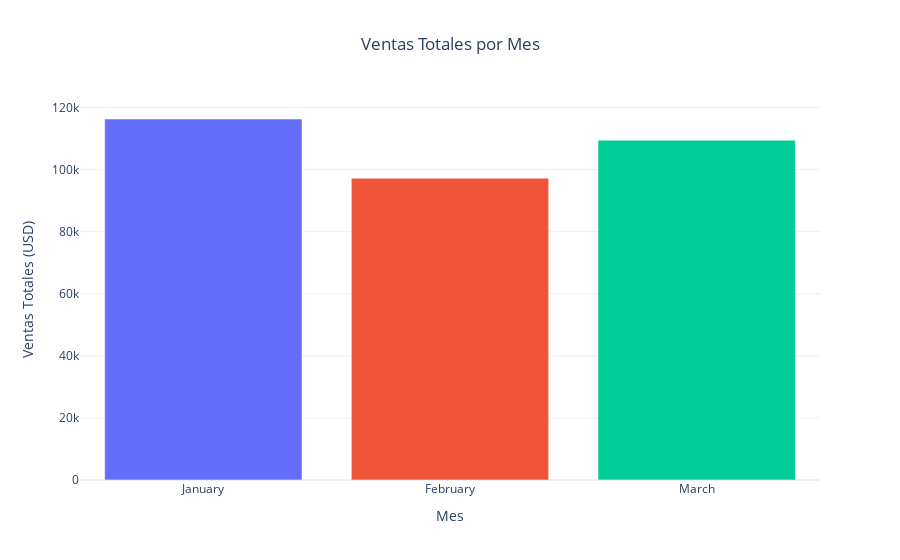

The notebook cell this image was saved under:
### Markdown cell above
El gráfico muestra las ventas totales (`Total`) agrupadas por día (`Date`) a lo largo del primer trimestre de 2019. A partir de la visualización, se pueden destacar los siguiente elementos importantes.

**Alta variabilidad diaria de las ventas:**

Es posible evidenciar que existe una fuerte fluctuación en las ventas diarias. Se pueden visualizar dias con ingresos de 934 USD y otros que superan los 7.400 USD, lo que indica un comportamiento volátil en las ventas totales.

**Sin una tendencia clara de crecimiento o decrecimiento:**

No se identifica una tendencia lineal ascendente o descendente a lo largo del tiempo. Las ventas suben y bajan de forma irregular, lo que genera un cierto nivel de incertidumbre respecto a futuras proyecciones que se podrian realizar.

**Maximos específicos:**

Se identifican ciertos días con niveles de venta significativamente superiores al promedio, lo cual podría estar asociado a campañas promocionales, aumento temporal en la demanda o actividades comerciales extraordinarias.

**Posibles días bajos constantes:**

También hay varios puntos bajos recurrentes que podrían coincidir con fines de semana o días de menor afluencia.

### Code cell
import plotly.express as px
df['Date'] = pd.to_datetime(df['Date'], format='%m/%d/%Y')
df['Time'] = pd.to_datetime(df['Time'], format='%H:%M')
df['Day'] = df['Date'].dt.day_name()
df['Month'] = df['Date'].dt.month_name()
df['Hour'] = df['Time'].dt.hour
orden_meses = ['January', 'February', 'March']
df['Month'] = pd.Categorical(df['Month'], categories=orden_meses, ordered=True)

ventas_mes = df.groupby('Month')['Total'].sum().reset_index()

fig = px.bar(
    ventas_mes,
    x='Month',
    y='Total',
    color='Month',
    title='Ventas Totales por Mes',
    labels={'Total': 'Ventas Totales (USD)', 'Month': 'Mes'}
)

fig.update_layout(template='plotly_white', title_x=0.5, showlegend=False)
fig.show()

### Figure 1 — Plotly figure (JSON) as saved in the notebook; plotly's stock layout.template omitted (floating-point values rounded to 4 significant figures)
{"data": [{"hovertemplate": "Mes=%{x}<br>Ventas Totales (USD)=%{y}<extra></extra>", "legendgroup": "January", "marker": {"color": "#636efa", "pattern": {"shape": ""}}, "name": "January", "orientation": "v", "showlegend": true, "textposition": "auto", "type": "bar", "x": ["January"], "xaxis": "x", "y": [116300.0], "yaxis": "y"}, {"hovertemplate": "Mes=%{x}<br>Ventas Totales (USD)=%{y}<extra></extra>", "legendgroup": "February", "marker": {"color": "#EF553B", "pattern": {"shape": ""}}, "name": "February", "orientation": "v", "showlegend": true, "textposition": "auto", "type": "bar", "x": ["February"], "xaxis": "x", "y": [97220.0], "yaxis": "y"}, {"hovertemplate": "Mes=%{x}<br>Ventas Totales (USD)=%{y}<extra></extra>", "legendgroup": "March", "marker": {"color": "#00cc96", "pattern": {"shape": ""}}, "name": "March", "orientation": "v", "showlegend": true, "textposition": "auto", "type": "bar", "x": ["March"], "xaxis": "x", "y": [109500.0], "yaxis": "y"}], "layout": {"barmode": "relative", "legend": {"title": {"text": "Mes"}, "tracegroupgap": 0}, "showlegend": false, "title": {"text": "Ventas Totales por Mes", "x": 0.5}, "xaxis": {"anchor": "y", "categoryarray": ["January", "February", "March"], "categoryorder": "array", "domain": [0, 1], "title": {"text": "Mes"}}, "yaxis": {"anchor": "x", "domain": [0, 1], "title": {"text": "Ventas Totales (USD)"}}}}
